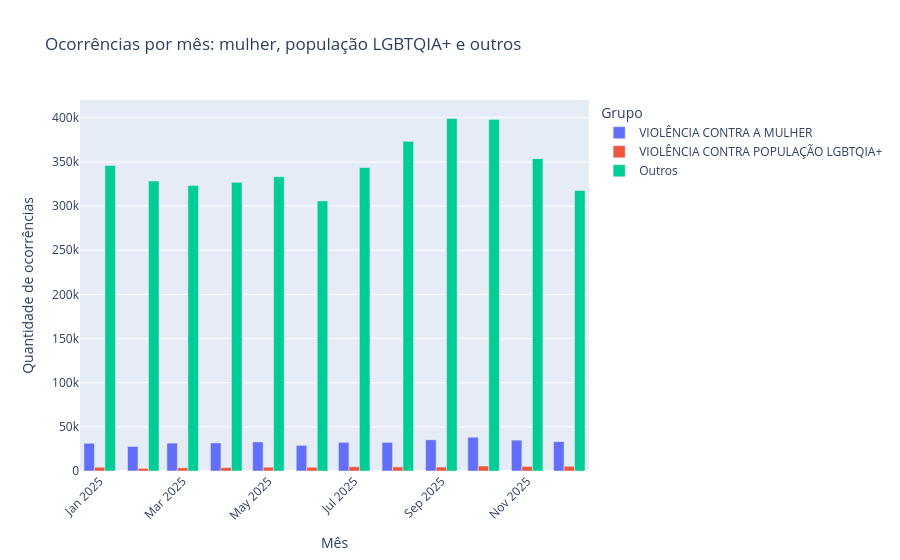

The notebook cell saved with this chart:
### Markdown cell above
Plot gerado pelo codex para vizualização dos grupos de interesse

### Code cell
grupos_destacados = {
    "VIOLÊNCIA CONTRA A MULHER",
    "VIOLÊNCIA CONTRA POPULAÇÃO LGBTQIA+",
}

grupo_vulneravel_mes_plot = (
    disk100_unificado_df.assign(
        Grupo_vulnerável=disk100_unificado_df["Grupo_vulnerável"]
        .fillna("Não informado")
        .astype("string")
        .str.strip()
        .replace("", "Não informado"),
    )
    .dropna(subset=["Data_de_cadastro"])
    .assign(
        grupo_plot=lambda df: df["Grupo_vulnerável"].where(
            df["Grupo_vulnerável"].isin(grupos_destacados),
            "Outros",
        ),
        mes=lambda df: df["Data_de_cadastro"].dt.to_period("M").astype("string"),
    )
    .groupby(["mes", "grupo_plot"], as_index=False)
    .size()
    .rename(columns={"size": "quantidade"})
)

ordem_grupos = [
    "VIOLÊNCIA CONTRA A MULHER",
    "VIOLÊNCIA CONTRA POPULAÇÃO LGBTQIA+",
    "Outros",
]

fig = px.bar(
    grupo_vulneravel_mes_plot,
    x="mes",
    y="quantidade",
    color="grupo_plot",
    barmode="group",
    category_orders={"grupo_plot": ordem_grupos},
    title="Ocorrências por mês: mulher, população LGBTQIA+ e outros",
    labels={"mes": "Mês", "quantidade": "Quantidade de ocorrências", "grupo_plot": "Grupo"},
)
fig.update_layout(xaxis_tickangle=-45)
fig.show()

grupo_vulneravel_mes_plot

### Figure 1 — Plotly figure (JSON) as saved in the notebook; plotly's stock layout.template omitted (floating-point values rounded to 4 significant figures)
{"data": [{"alignmentgroup": "True", "hovertemplate": "Grupo=VIOLÊNCIA CONTRA A MULHER<br>Mês=%{x}<br>Quantidade de ocorrências=%{y}<extra></extra>", "legendgroup": "VIOLÊNCIA CONTRA A MULHER", "marker": {"color": "#636efa", "pattern": {"shape": ""}}, "name": "VIOLÊNCIA CONTRA A MULHER", "offsetgroup": "VIOLÊNCIA CONTRA A MULHER", "orientation": "v", "showlegend": true, "textposition": "auto", "type": "bar", "x": ["2025-01", "2025-02", "2025-03", "2025-04", "2025-05", "2025-06", "2025-07", "2025-08", "2025-09", "2025-10", "2025-11", "2025-12"], "xaxis": "x", "y": [31422, 27755, 31581, 31802, 32848, 29020, 32400, 32374, 35247, 38254, 34925, 33207], "yaxis": "y"}, {"alignmentgroup": "True", "hovertemplate": "Grupo=VIOLÊNCIA CONTRA POPULAÇÃO LGBTQIA+<br>Mês=%{x}<br>Quantidade de ocorrências=%{y}<extra></extra>", "legendgroup": "VIOLÊNCIA CONTRA POPULAÇÃO LGBTQIA+", "marker": {"color": "#EF553B", "pattern": {"shape": ""}}, "name": "VIOLÊNCIA CONTRA POPULAÇÃO LGBTQIA+", "offsetgroup": "VIOLÊNCIA CONTRA POPULAÇÃO LGBTQIA+", "orientation": "v", "showlegend": true, "textposition": "auto", "type": "bar", "x": ["2025-01", "2025-02", "2025-03", "2025-04", "2025-05", "2025-06", "2025-07", "2025-08", "2025-09", "2025-10", "2025-11", "2025-12"], "xaxis": "x", "y": [4237, 2949, 3617, 3866, 4299, 4281, 4843, 4613, 4483, 5647, 5091, 5312], "yaxis": "y"}, {"alignmentgroup": "True", "hovertemplate": "Grupo=Outros<br>Mês=%{x}<br>Quantidade de ocorrências=%{y}<extra></extra>", "legendgroup": "Outros", "marker": {"color": "#00cc96", "pattern": {"shape": ""}}, "name": "Outros", "offsetgroup": "Outros", "orientation": "v", "showlegend": true, "textposition": "auto", "type": "bar", "x": ["2025-01", "2025-02", "2025-03", "2025-04", "2025-05", "2025-06", "2025-07", "2025-08", "2025-09", "2025-10", "2025-11", "2025-12"], "xaxis": "x", "y": [345915, 328278, 323116, 326795, 333206, 305724, 343625, 373232, 399054, 398108, 353667, 317606], "yaxis": "y"}], "layout": {"barmode": "group", "legend": {"title": {"text": "Grupo"}, "tracegroupgap": 0}, "title": {"text": "Ocorrências por mês: mulher, população LGBTQIA+ e outros"}, "xaxis": {"anchor": "y", "domain": [0, 1], "tickangle": -45, "title": {"text": "Mês"}}, "yaxis": {"anchor": "x", "domain": [0, 1], "title": {"text": "Quantidade de ocorrências"}}}}
